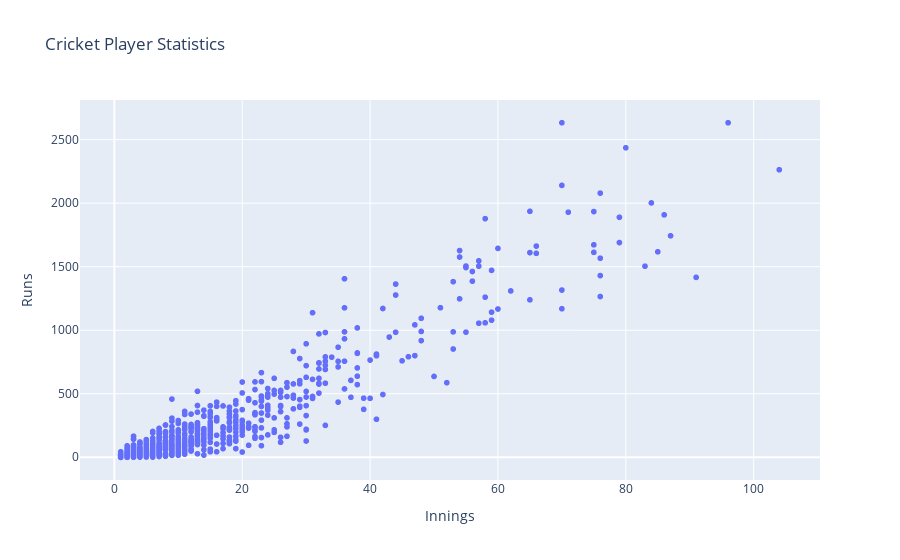

Notebook source saved alongside this figure:
### Code cell
fig = px.scatter(cricket,\
                 x="Innings",\
                 y="Runs",\
                 height = 500,\
                 title = "Cricket Player Statistics",\
                 hover_name="Player",\
                 hover_data=["Average", "Country"])
fig.show()

### Figure 1 — Plotly figure (JSON) as saved in the notebook; plotly's stock layout.template omitted (floating-point values rounded to 4 significant figures; data arrays with more than 128 entries replaced by an {"elided": "..."} marker saying what was removed)
{"data": [{"customdata": {"elided": "1110x2 mixed values"}, "hovertemplate": "<b>%{hovertext}</b><br><br>Innings=%{x}<br>Runs=%{y}<br>Average=%{customdata[0]}<br>Country=%{customdata[1]}<extra></extra>", "hovertext": {"elided": "1110 str values"}, "legendgroup": "", "marker": {"color": "#636efa", "symbol": "circle"}, "mode": "markers", "name": "", "showlegend": false, "type": "scattergl", "x": {"elided": "1110 int values"}, "xaxis": "x", "y": {"elided": "1110 int values"}, "yaxis": "y"}], "layout": {"autosize": true, "legend": {"tracegroupgap": 0}, "title": {"text": "Cricket Player Statistics"}, "xaxis": {"anchor": "y", "autorange": true, "domain": [0, 1], "range": [-5.224, 110.2], "title": {"text": "Innings"}, "type": "linear"}, "yaxis": {"anchor": "x", "autorange": true, "domain": [0, 1], "range": [-185.4, 2818.0], "title": {"text": "Runs"}, "type": "linear"}}}
